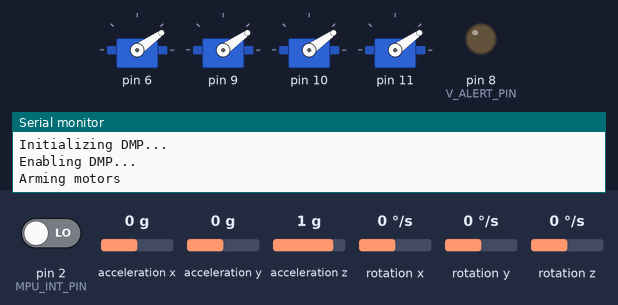
This sketch was run on a simulated Arduino Uno, built with avr-gcc and run on an emulated ATmega328P. On the bench: 4 × servo, output pins drawn as LEDs (lit = HIGH), the last lines printed to the serial monitor. The test bench sets the inputs (shaded band); at power-on: pin 2 (MPU_INT_PIN) LOW, acceleration x 0 g, acceleration y 0 g, acceleration z 1 g, rotation x 0 °/s, rotation y 0 °/s, rotation z 0 °/s. The sensor or clock chip raises its interrupt line as the real part does.

Above: at 0.6 s.
At 1.6 s:
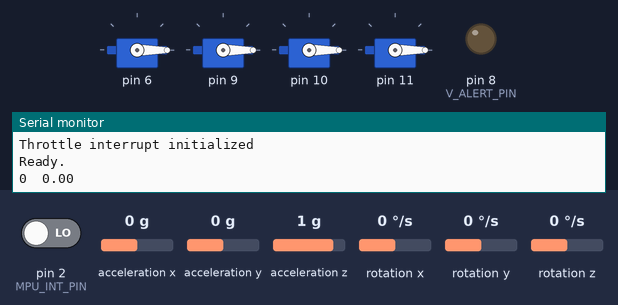
Timing chart, 0 to 3.1 s (numbered marks = the images above):
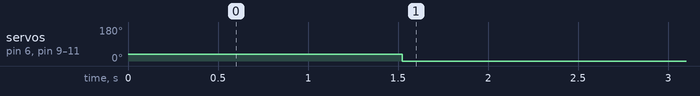

The sketch:

QuadFirmware.ino
```cpp
#include <Wire.h>

#include "I2Cdev.h"
#include "MPU6050_6Axis_MotionApps20.h"

#include "PIDController.h"

#include "Servo.h"
#include "MotorController.h"
#include "OrientationSensor.h"
#include "VoltageSensor.h"

#include <PinChangeInt.h>

#include "RCChannel.h"

#include "defines.h"

OrientationSensor *orientation;
VoltageSensor *voltageSensor;
MotorController *motorControl;
PIDController *pitchControl;
PIDController *rollControl;

float pitch;
double pitch_d = 0;
int throttle_sig = 0;
int pitch_sig = 0;

bool mpuInterrupt = false;

RCChannel *throttle;

void setup()
{
	Serial.begin(115200);

	Serial.println("Setting up sensors");
	voltageSensor = new VoltageSensor(VOLTAGE_SENSOR_PIN, V_ALERT_PIN);
	orientation = new OrientationSensor();
	motorControl = new MotorController(MOTOR_A, MOTOR_B, MOTOR_C, MOTOR_D);

	Serial.println("Arming motors");
	motorControl->arm_esc();

	Serial.println("Settinp up stabilization and control");
	pitchControl = new PIDController(0.92, 0.0, 0.00);
	rollControl = new PIDController();

	pitchControl->setTiming(0);

	Serial.println("Setting up interrups");
	throttle = new RCChannel();
	init_interrupts();

	Serial.println("Ready.");
}

void loop()
{
	voltageSensor->checkLevel();

	throttle_sig = throttle->read();

	suspend_interrupts();

	while(!mpuInterrupt && !orientation->extraPackets())
	{}

	ypr_t ypr = orientation->getOrientation(mpuInterrupt);
	if(!ypr.error)
	{
		pitch = ypr.pitch;
	}else if(ypr.error == 1) {
		Serial.println("MPU packet size error");
	}else if(ypr.error == 2) {
		Serial.println("FIFO overflow");
	}

	resume_interrupts();

	Serial.print(throttle_sig);
	Serial.print('\t');
	Serial.println(pitch);

	float pitch_g = pitchSignalToAngle(pitch_sig);

	pitchControl->compute(pitch, pitch_g, pitch_d);
	//Serial.println(pitch_d);

	motorControl->setThrottle(throttle_sig);
	motorControl->setPitch(pitch_d);
	//Serial.println(pitch);

	mpuInterrupt = false;

}


float rollSignalToAngle(float aSignal)
{
	float angle = map(aSignal, ROLL_SIG_MIN, ROLL_SIG_MAX, ROLL_MAX, ROLL_MIN);
	return angle;
}

float pitchSignalToAngle(float aSignal)
{
	float angle = map(aSignal, PITCH_SIG_MIN, PITCH_SIG_MAX, PITCH_MAX, PITCH_MIN);
	return angle;
}

void init_interrupts()
{

    Serial.println(F("MPU interrupt initialized"));
	pinMode(MPU_INT_PIN, INPUT);
	attachInterrupt(0, &updateMPUInterrupt, RISING);


    Serial.println(F("Throttle interrupt initialized"));
	pinMode(THROTTLE_PIN, INPUT);
	digitalWrite(THROTTLE_PIN, LOW);
	PCintPort::attachInterrupt(THROTTLE_PIN, &throttleInt, CHANGE);


	throttle_sig = 0;
	pitch_sig = (PITCH_SIG_MAX + PITCH_SIG_MIN) / 2;
	//roll_sig = (ROLL_SIG_MAX + ROLL_SIG_MIN) / 2;
}

void suspend_interrupts()
{
	PCintPort::detachInterrupt(THROTTLE_PIN);
}

void resume_interrupts()
{
	PCintPort::attachInterrupt(THROTTLE_PIN, &throttleInt, CHANGE);
}

void updateMPUInterrupt()
{
	mpuInterrupt = true;
}

void throttleInt()
{
	if(PCintPort::pinState == HIGH)
	{
		throttle->risingInterrupt();
	}else {
		throttle->fallingInterrupt();
	}

}
```

MotorController.cpp
```cpp
#include "MotorController.h"
#include "defines.h"
MotorController::MotorController(int pinA, int pinB, int pinC, int pinD)
{
	pinMode(pinA, OUTPUT);
	pinMode(pinB, OUTPUT);
	pinMode(pinC, OUTPUT);
	pinMode(pinD, OUTPUT);

	motorA = Servo();
	motorB = Servo();
	motorC = Servo();
	motorD = Servo();


	motorA.attach(pinA);
	motorB.attach(pinB);
	motorC.attach(pinC);
	motorD.attach(pinD);

	motorA_speed = 0;
	motorB_speed = 0;
	motorC_speed = 0;
	motorD_speed = 0;
}


void MotorController::arm_esc()
{
	 motorA.writeMicroseconds(ARM_ESC_SIG);
	 motorB.writeMicroseconds(ARM_ESC_SIG);
	 motorC.writeMicroseconds(ARM_ESC_SIG);
	 motorD.writeMicroseconds(ARM_ESC_SIG);
	 delay(1000);
}

void MotorController::stop_motors()
{
	this->setThrottle(0);
}


void MotorController::setThrottle(int throttle_sig)
{
	int throttle = map(throttle_sig, THROTTLE_SIG_MIN, THROTTLE_SIG_MAX, ARM_ESC_SIG, THROTTLE_MAX);

	motorA_speed = throttle;
	//motorB_speed = throttle;
	motorC_speed = throttle;
	//motorD_speed = throttle;


	this->updateMotorSpeeds();
}

void MotorController::setPitch(float pitch_d)
{
	//pitch_d = (pitch_d / ( PITCH_MAX - PITCH_MIN) ) * (PITCH_SIG_MAX - PITCH_SIG_MIN);
	motorA_speed = motorA_speed + pitch_d;
	motorC_speed = motorC_speed - pitch_d;

	motorA_speed = this->ensureSpeed(motorA_speed);
	motorC_speed = this->ensureSpeed(motorC_speed);

/*
	Serial.print('\t');
	Serial.print(pitch_d);

	Serial.print('\t');
	Serial.print(motorA_speed);
	Serial.print('\t');
	Serial.println(motorC_speed);
*/
	this->updateMotorSpeeds();
}

int MotorController::ensureSpeed(int speed)
{
	if(speed >= THROTTLE_MAX)
		return THROTTLE_MAX;
	else if(speed <= THROTTLE_MIN)
		return THROTTLE_MIN;
	else
		return speed;
}

void MotorController::updateMotorSpeeds()
{
	motorA.writeMicroseconds(motorA_speed);
	motorB.writeMicroseconds(motorB_speed);
	motorC.writeMicroseconds(motorC_speed);
	motorD.writeMicroseconds(motorD_speed);
}
```

MotorController.h
```cpp
// (licence header left out)
#ifndef QuadFirmware_MotorController_h
#define QuadFirmware_MotorController_h

#include <arduino.h>
#include "Servo.h"


class MotorController
{
public:
	MotorController(int pinA, int pinB, int pinC, int pinD);

	void stop_motors();
	void arm_esc();

	void setThrottle(int throttle);

	void setPitch(float pitch_d);
	void setRoll(float roll_d);

private:
	void updateMotorSpeeds();
	int ensureSpeed(int speed);

	Servo motorA;
	Servo motorB;
	Servo motorC;
	Servo motorD;

	int motorA_speed;
	int motorB_speed;
	int motorC_speed;
	int motorD_speed;

};


#endif
```

OrientationSensor.cpp
```cpp
#include "OrientationSensor.h"

#include "defines.h"

OrientationSensor::OrientationSensor()
{
	Wire.begin();
    TWBR = 24;

 	Serial.println(F("Initializing MPU..."));
	mpu.initialize();

	Serial.println(F("Testing device connections..."));
    Serial.println(mpu.testConnection() ? F("MPU6050 connection successful") : F("MPU6050 connection failed"));

	// load and configure the DMP
    Serial.println(F("Initializing DMP..."));
    uint8_t devStatus = mpu.dmpInitialize();

    // supply your own gyro offsets here, scaled for min sensitivity
    mpu.setXGyroOffset(220);
    mpu.setYGyroOffset(76);
    mpu.setZGyroOffset(-85);
    mpu.setZAccelOffset(1788); // 1688 factory default for my test chip

    if(devStatus == 0)
    {
    	Serial.println(F("Enabling DMP..."));
        mpu.setDMPEnabled(true);
        mpuIntStatus = mpu.getIntStatus();
		packetSize = mpu.dmpGetFIFOPacketSize();
    }
}

ypr_t OrientationSensor::getOrientation(bool mpuInterrupt)
{
	Quaternion q;           // [w, x, y, z]         quaternion container
	VectorFloat gravity;    // [x, y, z]            gravity vector
	ypr_t curYPR;

	if(!mpuInterrupt && fifoCount < packetSize)
	{
		curYPR.error = 1;
		return curYPR;
	} else {
		mpuIntStatus = mpu.getIntStatus();

    	// get current FIFO count
    	fifoCount = mpu.getFIFOCount();

    	// check for overflow (this should never happen unless our code is too inefficient)
	    if ((mpuIntStatus & 0x10) || fifoCount == 1024) {
	        // reset so we can continue cleanly
	        mpu.resetFIFO();
	        curYPR.error = 2;
	        return curYPR;

	    // otherwise, check for DMP data ready interrupt (this should happen frequently)
	    } else if (mpuIntStatus & 0x02) {
	        // wait for correct available data length, should be a VERY short wait
	        while (fifoCount < packetSize) fifoCount = mpu.getFIFOCount();

	        // read a packet from FIFO
	        mpu.getFIFOBytes(fifoBuffer, packetSize);

	        // track FIFO count here in case there is > 1 packet available
	        // (this lets us immediately read more without waiting for an interrupt)
	        fifoCount -= packetSize;
	        float ypr[3];


            // display Euler angles in degrees
            mpu.dmpGetQuaternion(&q, fifoBuffer);
            mpu.dmpGetGravity(&gravity, &q);
            mpu.dmpGetYawPitchRoll(ypr, &q, &gravity);

           /*
	        Serial.print("ypr\t");
	        Serial.print(ypr[0] * 180/M_PI);
	        Serial.print("\t");
	        Serial.print(ypr[1] * 180/M_PI);
	        Serial.print("\t");
	        Serial.println(ypr[2] * 180/M_PI);
		*/


	        curYPR.yaw = ypr[0] * 180/M_PI;
	        curYPR.pitch = ypr[1] * 180/M_PI;
	        curYPR.roll = ypr[2] * 180/M_PI;
	        curYPR.error = 0;

	        return curYPR;
	     }

	}
}

bool OrientationSensor::extraPackets()
{
	return (fifoCount >= packetSize);
}
```

OrientationSensor.h
```cpp
#ifndef ORIENTATIONSENSOR_H
#define ORIENTATIONSENSOR_H

#include "defines.h"
#include <Wire.h>
#include "I2Cdev.h"
#include "MPU6050_6Axis_MotionApps20.h"


struct ypr_t {
	float yaw;
	float pitch;
	float roll;

	int error;
};

class OrientationSensor
{
public:
	OrientationSensor();

	ypr_t getOrientation(bool mpuInterrupt);
	bool extraPackets();


private:
	MPU6050 mpu;
	uint16_t packetSize;    // expected DMP packet size (default is 42 bytes)
	uint16_t fifoCount;     // count of all bytes currently in FIFO
	uint8_t fifoBuffer[64]; // FIFO storage buffer
	uint8_t mpuIntStatus;   // holds actual interrupt status byte from MPU

	float getAccelPitch();
	float getGyroPitch();
	void filterOrientation(float rawYaw, float rawPitch, float rawRoll);
};

#endif
```

PIDController.cpp
```cpp
 #include "PIDController.h"

#include <arduino.h>
#include <math.h>

PIDController::PIDController()
{
	Kp = 0;
	Ki = 0;
	Kd = 0;

	errSum = 0;
	prevErr = 0;

	dt = 100;

	lastTime = millis();
}

PIDController::PIDController(float Kp, float Ki, float Kd)
{
	this->Kp = Kp;
	this->Ki = Ki;
	this->Kd = Kd;

	errSum = 0;
	prevErr = 0;

	dt = 100;


	lastTime = millis();
}
void PIDController::compute(double state, double desired, double &output)
{

	long now = millis();
	float current_dt = (now - lastTime);


	if( current_dt >= dt)
	{
		double error = desired - state;

		current_dt = current_dt / 1000.0;


		double e_P = error;

		double e_I = errSum + error * current_dt;

		double e_D = (error - prevErr)/current_dt;

		output = Kp * e_P + Ki * e_I + Kd * e_D;

		errSum = e_I;
		prevErr = error;
		lastTime = now;
	}
}

void PIDController::setTunings(float Kp, float Ki, float Kd)
{
	this->Kp = Kp;
	this->Ki = Ki;
	this->Kd = Kd;
}

void PIDController::setTiming(int time)
{
	this->dt = time;
}
```

PIDController.h
```cpp
#ifndef PIDCONTROLLER_H
#define PIDCONTROLLER_H

class PIDController
{
public:
	PIDController();
	PIDController(float Kp, float Ki, float Kd);

	void compute(double state, double goal, double &output);
	void setTunings(float Kp, float Ki, float Kd);
	void setTiming(int time);

private:
	float Kp;
	float Ki;
	float Kd;

	float errSum;
	float prevErr;

	long lastTime;
	int dt;

	bool isAngle;

};

#endif
```

RCChannel.h
```cpp
#ifndef RCCHANNEL_H
#define RCCHANNEL_H

class RCChannel
{
public:
	RCChannel();
	long read();

	void risingInterrupt();
	void fallingInterrupt();

private:
	long high_time;
	long low_time;
	long pulse;
};

RCChannel::RCChannel()
{
	high_time = 0;
	low_time = 0;
	pulse = 0;
}


void RCChannel::fallingInterrupt()
{
	high_time = micros();

	long newPulse = high_time - low_time;
	if(newPulse >= 0)
	{
		pulse = newPulse;
	}
}

void RCChannel::risingInterrupt()
{
	low_time = micros();

}

long RCChannel::read()
{
	/*
	Serial.print(high_time);
	Serial.print('\t');
	Serial.print(low_time);
	Serial.print('\t');
	Serial.println(pulse);
*/
	return pulse;
}

#endif
```

VoltageSensor.cpp
```cpp
#include "VoltageSensor.h"
#include <arduino.h>
#include  "defines.h"
VoltageSensor::VoltageSensor(int sensorPin, int outPin)
{
	v_pin = sensorPin;
	o_pin = outPin;

	// setup low voltage alert
	pinMode(o_pin, OUTPUT);
	digitalWrite(o_pin, LOW);
}

float VoltageSensor::getVoltage()
{
	float raw_V = analogRead(v_pin);
	return raw_V/ANALOG_TO_V_SENSOR;
}

void VoltageSensor::checkLevel()
{
	float curV = 12; //voltageSensor->getVoltage();

	if(curV < LOW_LIPO_VOLTAGE)
	{
		digitalWrite(o_pin, HIGH);
		Serial.print("LOW VOLTAGE");
		Serial.print('\t');
		Serial.println(curV);
	}else{
		digitalWrite(o_pin, LOW);
	}

}
```

VoltageSensor.h
```cpp
#ifndef VOLTAGESENSOR_H
#define VOLTAGESENSOR_H

class VoltageSensor
{
public:
	VoltageSensor(int sensorPin, int outPin);
	float getVoltage();
	void checkLevel();

private:
	int v_pin;
	int o_pin;
};

#endif
```

defines.h
```cpp
#ifndef DEFINES_H
#define DEFINES_H

#define MOTOR_A 6
#define MOTOR_B 9
#define MOTOR_C 10
#define MOTOR_D 11

#define THROTTLE_PIN 3
#define ROLL_PIN	4
#define PITCH_PIN	7

#define THROTTLE_MIN 0
#define THROTTLE_MAX 2000

#define PITCH_MAX	30.0
#define PITCH_MIN	-30.0

#define ROLL_MAX	30.0
#define ROLL_MIN	-30.0

#define THROTTLE_SIG_MAX	1800
#define THROTTLE_SIG_MIN	1100

#define SIG_TOLERANCE		50

#define ARM_ESC_SIG			900

#define PITCH_SIG_MAX	1875
#define PITCH_SIG_MIN	1075

#define PITCH_BUFF_SIZE 5

#define ROLL_SIG_MAX	1890
#define ROLL_SIG_MIN	1030

#define MPU_INT_PIN 2

#define CYCLE_TIME	100

#define MPU_ARRAY_SIZE	7

#define ANALOG_TO_V_SENSOR	12.998
#define VOLTAGE_SENSOR_PIN	A0
#define LOW_LIPO_VOLTAGE	10.0
#define V_ALERT_PIN			8

#endif
```

Measured:
- by itself, servo on pin 6, servo on pin 9–11: 35° → 0° at 1.5 s
